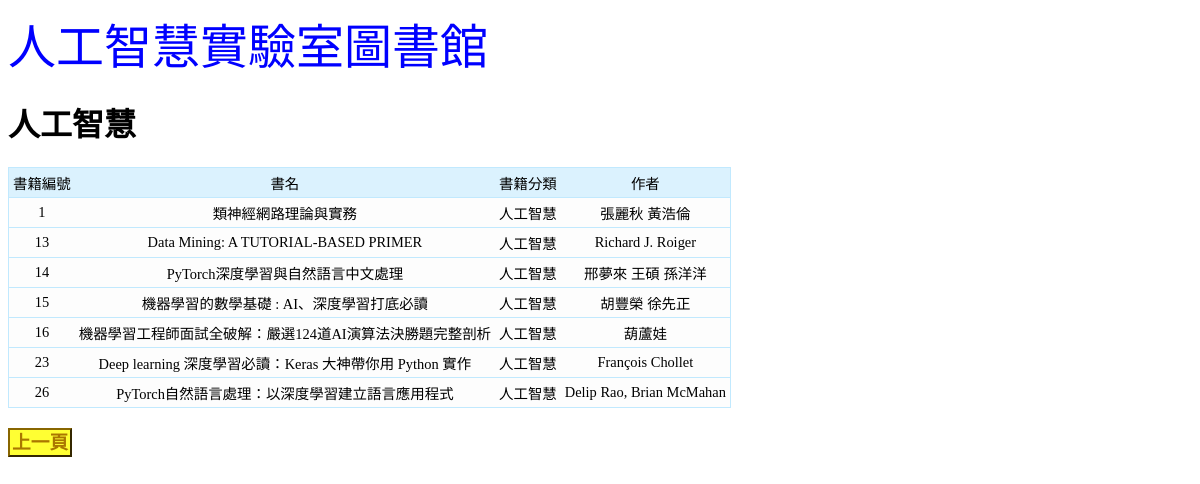
The page /searchAI.php on the database its author committed.
### tables this page shows
CREATE TABLE `books` (
  `bookid` int(11) NOT NULL,
  `bookname` text NOT NULL,
  `category` text NOT NULL,
  `author` text DEFAULT NULL,
  `userid` int(11) DEFAULT NULL,
  `duedate` datetime DEFAULT NULL
);

### searchAI.php (the view, shortened to what this page needs)
<html>
	<head><title>AILab Library</title>
	<font size = 7 face="標楷體" color = blue>人工智慧實驗室圖書館<br></font>
	</head>
	<body background="images.jpg">
	<h1>人工智慧</h1>
<?php
	$host = 'localhost';
	$user = 'root';
	$passwd = '';
	$database = 'books';
	$link = mysqli_connect($host, $user, $passwd, $database);
	mysqli_select_db($link,$database);
	mysqli_query($link,"SET NAMES 'utf8';");
	$selectSql="SELECT * FROM books WHERE category = '人工智慧'";
	$result = mysqli_query($link,$selectSql);
    echo "<table class = table4_1><tr align='center'>";
	    echo "<td>書籍編號</td>";
		echo "<td>書名</td>";
		echo "<td>書籍分類</td>";
		echo "<td>作者</td>";
        echo "</tr>";
    while($row=mysqli_fetch_row($result)) {
                echo "<tr align='center'>";
                for($j=0; $j<mysqli_num_fields($result)-2; $j++) {
                        echo "<td>$row[$j]</td>";
                }
    }echo "</table>";
?>
<h3><a href = "category.php" class = "back">上一頁</a></h3>
	</body>
</html>

### searchAI.php (style rules this page uses)
.back { text-decoration:none; text-decoration:none; color: #AA7700; PADDING-RIGHT: 2px; PADDING-LEFT: 2px; PADDING-BOTTOM: 2px; PADDING-TOP: 2px; background-color:#FFFF33; height: 20px; width: 120px; text-align: center; border: #886600; border-style: outset; border-top-width: 2px; border-right-width: 2px; border-bottom-width: 2px; border-left-width: 2px }
.table4_1,.table4_1 th,.table4_1 td { font-size:0.95em; text-align:center; padding:4px; border-collapse:collapse; }
.table4_1 th,.table4_1 td { border: 1px solid #c1e9fe; border-width:1px 0 1px 0 }
.table4_1 tr { border: 1px solid #c1e9fe; }
.table4_1 tr:nth-child(odd) { background-color:#dbf2fe; }
.table4_1 tr:nth-child(even) { background-color:#fdfdfd; }

### rows shown on the page
books: bookid "1", bookname "類神經網路理論與實務", category "人工智慧", author "張麗秋 黃浩倫"
books: bookid "13", bookname "Data Mining: A TUTORIAL-BASED PRIMER", category "人工智慧", author "Richard J. Roiger"
books: bookid "14", bookname "PyTorch深度學習與自然語言中文處理", category "人工智慧", author "邢夢來 王碩 孫洋洋"
books: bookid "15", bookname "機器學習的數學基礎 : AI、深度學習打底必讀", category "人工智慧", author "胡豐榮 徐先正"
books: bookid "16", bookname "機器學習工程師面試全破解：嚴選124道AI演算法決勝題完整剖析", category "人工智慧", author "葫蘆娃"
books: bookid "23", bookname "Deep learning 深度學習必讀：Keras 大神帶你用 Python 實作", category "人工智慧", author "François Chollet"
books: bookid "26", bookname "PyTorch自然語言處理：以深度學習建立語言應用程式", category "人工智慧", author "Delip Rao, Brian McMahan"
